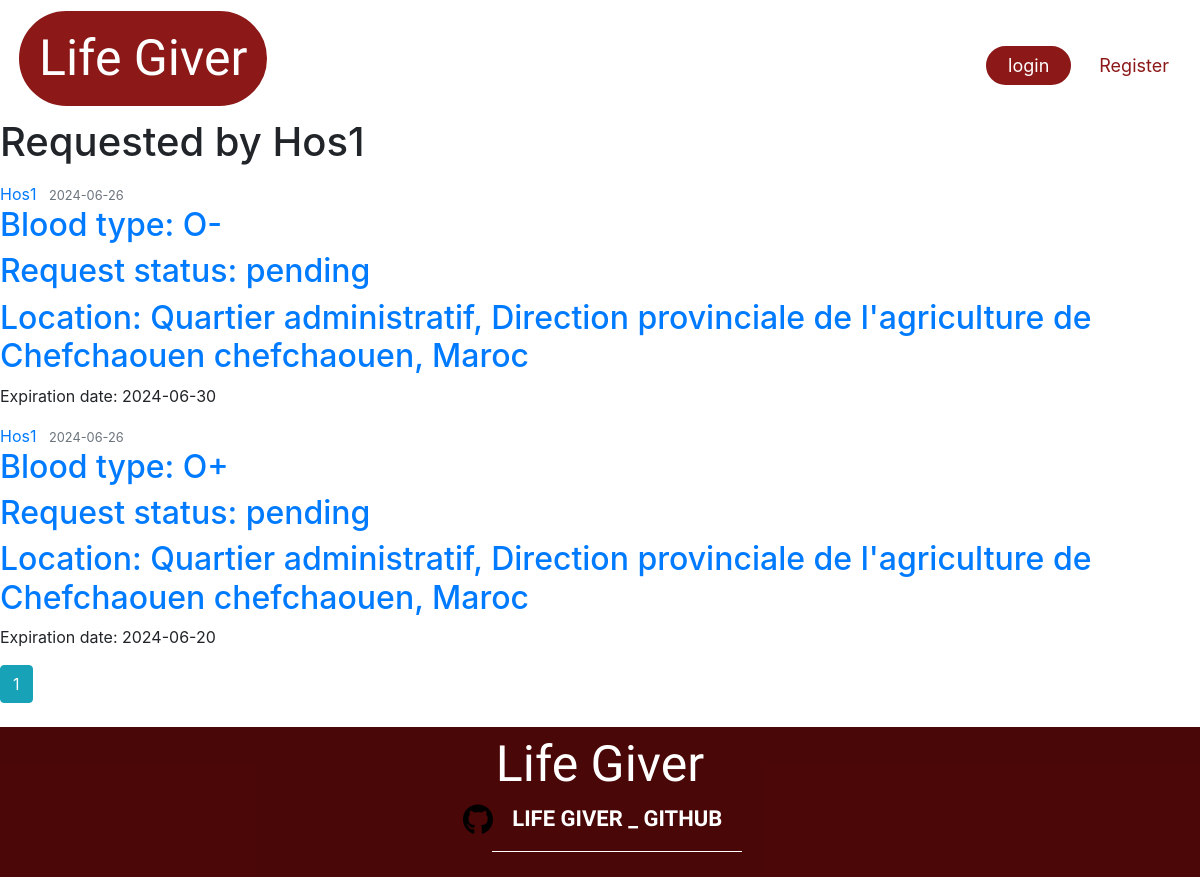
/hospital/Hos1, run on an earlier commit of the app's database.
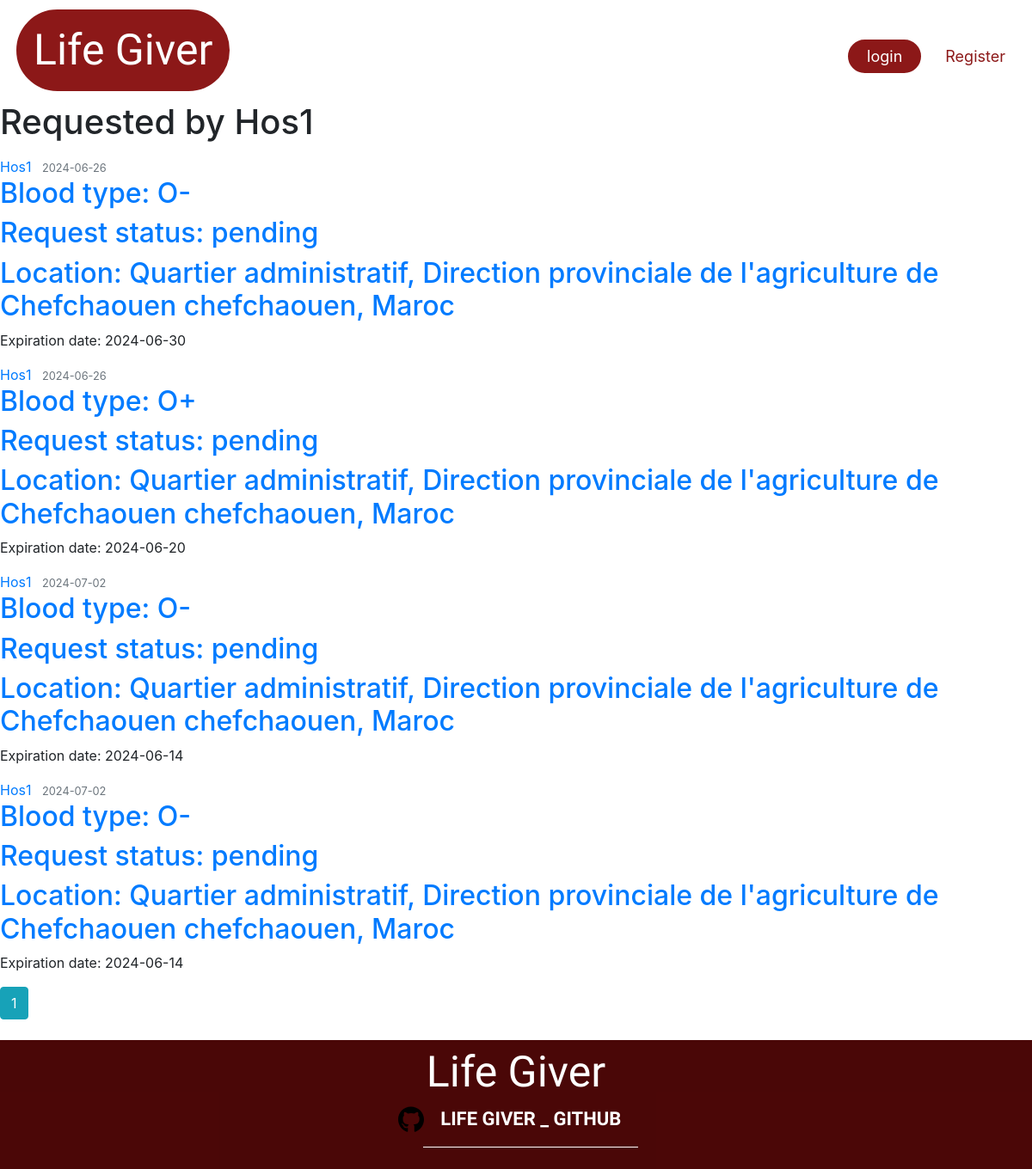
And on a later commit of the database.
### Lifegiver_test/lifegiver/models.py (models this page shows, shortened)
class Hospital(db.Model, UserMixin):
    __tablename__ = 'hospital'
    id = db.Column(db.Integer, primary_key=True)
    name = db.Column(db.String(225), nullable=False)
    image_file = db.Column(db.String(20), nullable=False, default='default1.png')
    street = db.Column(db.String(500), nullable=True)
    city = db.Column(db.String(100), nullable=True)
    province = db.Column(db.String(100), nullable=True)
    zip_code = db.Column(db.String(45), nullable=True)
    country = db.Column(db.String(100), nullable=True)
    phone_number = db.Column(db.String(45), nullable=False)
    email = db.Column(db.String(125), unique=True, nullable=False)
    password = db.Column(db.String(60), nullable=False)
    barcode = db.Column(db.String(100), unique=True, nullable=False)
    lat = db.Column(db.Float, nullable=True)
    lng = db.Column(db.Float, nullable=True)
    hospital_donations = db.relationship('UserDonation', backref='hospital_donation', lazy=True)
    hospital_requests = db.relationship('DonationRequest', backref='hospital_request', lazy=True)
    urgent_requests = db.relationship('UrgentRequest', backref='hospital_urgent_request', lazy=True)

class DonationRequest(db.Model):
    id = db.Column(db.Integer, primary_key=True)
    hospital_id = db.Column(db.Integer, db.ForeignKey('hospital.id'), nullable=False)
    blood_type = db.Column(db.Enum('O-', 'O+', 'A-', 'A+', 'B-', 'B+', 'AB-', 'AB+'), nullable=False)
    request_date = db.Column(db.DateTime, nullable=False, default=datetime.now)
    status = db.Column(db.Enum('pending', 'fulfilled', 'failed'), nullable=False)
    expiration_date = db.Column(db.DateTime, nullable=False, default=lambda: datetime.now() + timedelta(days=90))
    request_donations = db.relationship('UserDonation', backref='donation_request', lazy=True)

### Lifegiver_test/lifegiver/route.py (the view)
@app.route('/hospital/<string:name>', methods=['POST', 'GET'], strict_slashes=False)
def hospital_requests(name):
    page = request.args.get('page', 1, type=int)
    hospital = Hospital.query.filter_by(name=name).first_or_404()
    hospital_requests = DonationRequest.query.filter_by(hospital_request=hospital)\
            .order_by(DonationRequest.request_date.asc())\
            .paginate(page=page, per_page=5) # inteade of using .all() we gonna change it to .paginate() to get 10 requests per page
    return render_template('hospital_requests.html', title='Hospital Requests page', requests=hospital_requests, hospital=hospital)

### Lifegiver_test/lifegiver/templates/hospital_requests.html (shortened to what this page needs)
{% extends "layout.html" %}
{% block content %}
    <h1 class="mb-3">Requested by {{ hospital.name }} </h1>
    {% for req in requests.items %}
    {% if req.status == 'pending' %}
        <article class="media content-section">
          <div class="media-body">
            <div class="article-metadata">
              <a class="mr-2" href="{{ url_for('hospital_requests', name=hospital.name) }}">{{ req.hospital_request.name }}</a>
              <small class="text-muted">{{ req.request_date.strftime('%Y-%m-%d') }}</small>
            </div>
            <h2><a class="article-title" href="{{ url_for('don_request', don_request_id=req.id) }}">{{ 'Blood type: ' ~ req.blood_type }}</a></h2>
            <h2><a class="article-title" href="#">{{ 'Request status: ' ~ req.status }}</a></h2>
            <h2><a class="article-title" href="#">{{ 'Location: ' ~ req.hospital_request.street ~ ' ' ~ req.hospital_request.city ~ ', ' ~ req.hospital_request.country }}</a></h2>
            <p class="article-content">{{ 'Expiration date: ' ~ req.expiration_date.strftime('%Y-%m-%d') }}</p>
          </div>
        </article>
        {% endif %}
        {% endfor %}
    {% for page_num in requests.iter_pages(left_edge=1, right_edge=1, left_current=1, right_current=1) %}
      {% if page_num %}
        {% if requests.page == page_num %}
          <a class="btn btn-info mb-4" href="{{ url_for('hospital_requests', name=hospital.name, page=page_num) }}">{{ page_num }}</a>
        {% else %}
          <a class="btn btn-outline-info mb-4" href="{{ url_for('hospital_requests',name=hospital.name, page=page_num) }}">{{ page_num }}</a>
        {% endif %}
      {% else %}
        ...
      {% endif %}
    {% endfor %}
{% endblock content %}

### Lifegiver_test/lifegiver/templates/layout.html (shortened to what this page needs)
<!DOCTYPE html>
<html lang="en">
  <head>
    <link rel="stylesheet" href="https://maxcdn.bootstrapcdn.com/bootstrap/4.0.0/css/bootstrap.min.css" />
    <link rel="stylesheet" type="text/css" href="{{ url_for('static', filename='css/header.css') }}" />
    <link rel="stylesheet" type="text/css" href="{{ url_for('static', filename='css/footer.css') }}" />
    <link rel="stylesheet" type="text/css" href="{{ url_for('static', filename='css/loading.css') }}" />
  </head>
  <body>
    <nav class="navbar navbar-expand-lg navbar-light">
      <a class="navbar-brand" href="{{ url_for('home') }}">Life Giver</a>
      {% if current_user.is_authenticated %}
        {% if session.get('user_type') == 'donor' %}
          <div class="collapse navbar-collapse" id="navbarNav">
            <ul class="navbar-nav">
              <li class="nav-item">
                <a class="nav-link" href="{{ url_for('home') }}">Home</a>
              </li>
              <li class="nav-item">
                <a class="nav-link" href="{{ url_for('donor_dashboard') }}">Dashboard</a>
              </li>
              <li class="nav-item">
                <a class="nav-link" href="{{ url_for('urgent_requests') }}">Urgent Request</a>
              </li>
              <li class="nav-item">
                <a class="nav-link" href="{{ url_for('don_requests') }}">Requests</a>
              </li>
              <li class="nav-item">
                <a class="nav-link" href="{{ url_for('about') }}">About</a>
              </li>
              <li class="nav-item">
                <a id="logout" class="btn" href="{{ url_for('logout') }}">log out</a>
              </li>
            </ul>
          </div>
        {% elif session.get('user_type') == 'hospital' %}
          <div class="collapse navbar-collapse" id="navbarNav">
            <ul class="navbar-nav">
              <li class="nav-item">
                <a class="nav-link" href="{{ url_for('home') }}">Home</a>
              </li>
              <li class="nav-item">
                <a class="nav-link" href="{{ url_for('hospital_dashboard') }}">Dashboard</a>
              </li>
              <li class="nav-item">
                <a class="nav-link" href="{{ url_for('new_urgent_request') }}">Urgent Request</a>
              </li>
              <li class="nav-item">
                <a class="nav-link" href="{{ url_for('new_request') }}">Requests</a>
              </li>
              <li class="nav-item">
                <a class="nav-link" href="{{ url_for('about') }}">About</a>
              </li>
              <li class="nav-item">
                <a id="logout" class="btn btn-success" href="{{ url_for('logout') }}">log out</a>
              </li>
            </ul>
          </div>
        {% endif %}
      {% else %}
        <div class="collapse navbar-collapse" id="navbarNav">
          <ul class="navbar-nav">
            <li class="nav-item">
              <a class="nav-link" href="{{ url_for('home') }}">Home</a>
            </li>
            <li class="nav-item">
              <a class="nav-link" href="{{ url_for('about') }}">About</a>
            </li>
            <li class="nav-item">
              <a id="login" class="btn" href="{{ url_for('login') }}">login</a>
            </li>
            <li class="nav-item">
              <a id="regsiter" class="btn" href="{{ url_for('register') }}">Register</a>
            </li>
          </ul>
        </div>
      {% endif %}
    </nav>
    <div class="col-md-8">
    </div>
    {% block content %}
    {% endblock %}
    <footer>
      <div class="container">
        <a href="#" class="logo">Life Giver</a>
        <p>
          <img src="static/images/github.svg" alt="Github" />
          <a href="https://github.com/zguaidh/Test_portofolio">Life Giver _ Github</a>
        </p>
      </div>
    </footer>
  </body>
</html>

### Lifegiver_test/lifegiver/static/css/header.css (style rules this page uses)
nav .navbar-brand { padding: 10px 20px; display: block; color: white !important; background-color: #8c1818; border-radius: 100px; border: 3px solid white; text-decoration: none; font-size: 50px; font-family: "Acme", sans-serif; }
nav div ul li .nav-link { padding: 15px !important; color: white !important; font-size:x-large; font-weight: 500; }
nav div ul li #login, nav div ul li #logout { margin-top: 17px; margin-left: 10px; justify-content: center; padding-left: 22px; padding-right: 22px; color: white; border: 3px solid white; background-color: #8c1818; border-radius: 100px; font-size:large; }
nav div ul li #regsiter { margin-left: 10px; margin-top: 17px; color: #8c1818; border: 3px solid white; background-color: white; border-radius: 100px; font-size:large; }
#navbarNav { justify-content: flex-end; display: flex !important; }

### Lifegiver_test/lifegiver/static/css/footer.css (style rules this page uses)
footer { padding-top: calc(var(--section-padding) / 2); padding-bottom: calc(var(--section-padding) / 2); background-color: #fa1919; position: relative; color: white; text-align: center; min-height: 150px; z-index: 3; }
footer::before { content: ""; position: absolute; left: 0; top: 0; width: 100%; height: 100%; background-color: rgb(0 0 0 / 70%); }
footer .container { position: relative; }
footer a { margin-bottom: 20px; text-decoration: none !important; font-size: 50px; font-family: "Acme", sans-serif; color: white; }
footer p a:not(.copyright) { text-transform: uppercase; padding: 20px; border-bottom: 1px solid white; font-size: 22px; width: fit-content; margin: 20px auto; }
footer p img { width: 30px; position: relative; left: 5px; bottom: 2px; }
footer p a { font-weight: bold; color: white; }

### Lifegiver_test/lifegiver/static/css/loading.css (style rules this page uses)
:root { --border-width: 7px; }
* { margin: 0; padding: 0; }

What changed in the data, as far as the page shows it:
added DonationRequest: hospital_request.name "Hos1", request_date "2024-07-02", blood_type "Blood type: O-", status "Request status: pending", Hospital.street+city+country "Location: Quartier administratif, Direction provinciale de l'agriculture de Chefchaouen chefchaouen, Maroc", expiration_date "Expiration date: 2024-06-14"
added DonationRequest: hospital_request.name "Hos1", request_date "2024-07-02", blood_type "Blood type: O-", status "Request status: pending", Hospital.street+city+country "Location: Quartier administratif, Direction provinciale de l'agriculture de Chefchaouen chefchaouen, Maroc", expiration_date "Expiration date: 2024-06-14"
